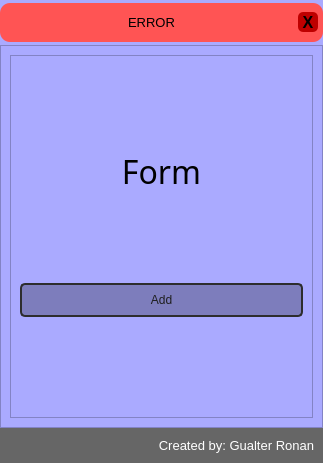
<?xml version="1.0" encoding="UTF-8"?>
<ui version="4.0">
 <class>MainWindow</class>
 <widget class="QMainWindow" name="MainWindow">
  <property name="geometry">
   <rect>
    <x>0</x>
    <y>0</y>
    <width>323</width>
    <height>463</height>
   </rect>
  </property>
  <property name="minimumSize">
   <size>
    <width>323</width>
    <height>456</height>
   </size>
  </property>
  <property name="windowTitle">
   <string>DA Add</string>
  </property>
  <property name="windowIcon">
   <iconset resource="../Icon/rc.qrc">
    <normaloff>:/icon/document.png</normaloff>:/icon/document.png</iconset>
  </property>
  <property name="styleSheet">
   <string notr="true">background-color: rgb(214, 214, 214);</string>
  </property>
  <widget class="QWidget" name="centralwidget">
   <layout class="QVBoxLayout" name="verticalLayout">
    <property name="spacing">
     <number>0</number>
    </property>
    <property name="leftMargin">
     <number>0</number>
    </property>
    <property name="topMargin">
     <number>0</number>
    </property>
    <property name="rightMargin">
     <number>0</number>
    </property>
    <property name="bottomMargin">
     <number>0</number>
    </property>
    <item>
     <widget class="QFrame" name="top_bar">
      <property name="minimumSize">
       <size>
        <width>0</width>
        <height>34</height>
       </size>
      </property>
      <property name="maximumSize">
       <size>
        <width>16777215</width>
        <height>45</height>
       </size>
      </property>
      <property name="styleSheet">
       <string notr="true">background-color: rgb(170, 170, 255);</string>
      </property>
      <property name="frameShape">
       <enum>QFrame::NoFrame</enum>
      </property>
      <property name="frameShadow">
       <enum>QFrame::Raised</enum>
      </property>
      <layout class="QHBoxLayout" name="horizontalLayout_2">
       <property name="spacing">
        <number>0</number>
       </property>
       <property name="leftMargin">
        <number>0</number>
       </property>
       <property name="topMargin">
        <number>3</number>
       </property>
       <property name="rightMargin">
        <number>0</number>
       </property>
       <property name="bottomMargin">
        <number>3</number>
       </property>
       <item>
        <widget class="QFrame" name="frame_erro">
         <property name="maximumSize">
          <size>
           <width>550</width>
           <height>16777215</height>
          </size>
         </property>
         <property name="styleSheet">
          <string notr="true">background-color: rgb(255, 84, 84);
border-radius: 10px;</string>
         </property>
         <property name="frameShape">
          <enum>QFrame::NoFrame</enum>
         </property>
         <property name="frameShadow">
          <enum>QFrame::Raised</enum>
         </property>
         <layout class="QHBoxLayout" name="horizontalLayout_3">
          <property name="spacing">
           <number>0</number>
          </property>
          <property name="leftMargin">
           <number>5</number>
          </property>
          <property name="topMargin">
           <number>0</number>
          </property>
          <property name="rightMargin">
           <number>5</number>
          </property>
          <property name="bottomMargin">
           <number>0</number>
          </property>
          <item>
           <widget class="QLabel" name="label_erro">
            <property name="font">
             <font>
              <family>Segoe UI</family>
              <pointsize>10</pointsize>
             </font>
            </property>
            <property name="text">
             <string>ERROR</string>
            </property>
            <property name="alignment">
             <set>Qt::AlignCenter</set>
            </property>
           </widget>
          </item>
          <item>
           <widget class="QPushButton" name="bt_cl_popup">
            <property name="maximumSize">
             <size>
              <width>20</width>
              <height>20</height>
             </size>
            </property>
            <property name="font">
             <font>
              <pointsize>12</pointsize>
              <weight>75</weight>
              <bold>true</bold>
             </font>
            </property>
            <property name="cursor">
             <cursorShape>PointingHandCursor</cursorShape>
            </property>
            <property name="styleSheet">
             <string notr="true">QPushButton {
	border-radius: 5px;
	
	background-image: url(:/close/close_icon.png);
	background-position: center;
	background-color: rgb(190, 0, 0);
}
QPushButton:hover{
	color: rgb(255, 255, 255);
	background-color: rgb(165, 0, 0);
}
QPushButton:pressed {
	color: rgb(255, 255, 255);
	background-color: rgb(190, 0, 0);
}</string>
            </property>
            <property name="text">
             <string>X</string>
            </property>
           </widget>
          </item>
         </layout>
        </widget>
       </item>
      </layout>
     </widget>
    </item>
    <item>
     <widget class="QFrame" name="frame_home">
      <property name="styleSheet">
       <string notr="true">background-color: rgb(170, 170, 255);</string>
      </property>
      <property name="frameShape">
       <enum>QFrame::StyledPanel</enum>
      </property>
      <property name="frameShadow">
       <enum>QFrame::Raised</enum>
      </property>
      <layout class="QHBoxLayout" name="horizontalLayout">
       <item>
        <widget class="QFrame" name="frame_form10k">
         <property name="maximumSize">
          <size>
           <width>16777215</width>
           <height>666</height>
          </size>
         </property>
         <property name="styleSheet">
          <string notr="true">QLineEdit {
	border: 2px solid rgb(125, 125, 188);
	border-radius: 5px;
	background-color: rgb(255, 255, 255);
	color: rgb(0, 0, 0);
	padding: 8px;
}
QLineEdit:hover {
	border: 2px solid rgb(45, 45, 45);
	color: rgb(0, 0, 0);
}
QLineEdit:focus {
	border: 2px solid rgb(45, 45, 45);
	color: rgb(0, 0, 0);
}


QPushButton {
	border: 2px solid rgb(45, 45, 45);
	border-radius: 5px;
	background-color: rgb(125, 125, 188);
	color: rgb(30, 30, 30);
	padding: 8px;
}
QPushButton:hover {
	border: 2px solid rgb(200, 200, 200);
	color: rgb(200, 200, 200);
}
QPushButton:pressed {
	border: 2px solid rgb(45, 45, 45);
	color: rgb(30, 30, 30);
	background-color: rgb(97, 97, 145);
}


QListWidget {
	border: 2px solid rgb(125, 125, 188);
	border-radius: 5px;
	background-color: rgb(255, 255, 255);
	color: rgb(0, 0, 0);
	padding: 8px;
}
QListWidget:hover {
	border: 2px solid rgb(45, 45, 45);
	color: rgb(200, 200, 200);
}
QListWidget:item:focus {
	border: 2px solid rgb(125, 125, 188);
	color: rgb(200, 200, 200);
    background-color: rgb(125, 125, 188)
}


QRadioButton:indicator {
	border: 3px solid rgb(100, 100, 100);
	border-radius: 5px;
	width: 10px;
	height: 10px;
	background-color: rgb(135, 135, 135);
}
QRadioButton:indicator:checked {
	border: 2px solid rgb(45, 45, 45);
	background-color: rgb(255, 255, 255);
}
</string>
         </property>
         <property name="frameShape">
          <enum>QFrame::StyledPanel</enum>
         </property>
         <property name="frameShadow">
          <enum>QFrame::Raised</enum>
         </property>
         <layout class="QVBoxLayout" name="verticalLayout_5">
          <item>
           <widget class="QLabel" name="label_3">
            <property name="maximumSize">
             <size>
              <width>16777215</width>
              <height>34</height>
             </size>
            </property>
            <property name="font">
             <font>
              <family>Bahnschrift SemiCondensed</family>
              <pointsize>24</pointsize>
              <weight>50</weight>
              <bold>false</bold>
             </font>
            </property>
            <property name="layoutDirection">
             <enum>Qt::LeftToRight</enum>
            </property>
            <property name="text">
             <string>Form</string>
            </property>
            <property name="alignment">
             <set>Qt::AlignCenter</set>
            </property>
           </widget>
          </item>
          <item>
           <widget class="QPushButton" name="bt_add">
            <property name="text">
             <string>Add</string>
            </property>
           </widget>
          </item>
         </layout>
        </widget>
       </item>
      </layout>
     </widget>
    </item>
    <item>
     <widget class="QFrame" name="bottom">
      <property name="maximumSize">
       <size>
        <width>16777215</width>
        <height>35</height>
       </size>
      </property>
      <property name="styleSheet">
       <string notr="true">background-color: rgb(102, 102, 102);</string>
      </property>
      <property name="frameShape">
       <enum>QFrame::NoFrame</enum>
      </property>
      <property name="frameShadow">
       <enum>QFrame::Raised</enum>
      </property>
      <layout class="QVBoxLayout" name="verticalLayout_2">
       <item>
        <widget class="QLabel" name="label_credits">
         <property name="font">
          <font>
           <pointsize>10</pointsize>
          </font>
         </property>
         <property name="styleSheet">
          <string notr="true">color: rgb(255, 255, 255);</string>
         </property>
         <property name="text">
          <string>Created by: Gualter Ronan</string>
         </property>
         <property name="alignment">
          <set>Qt::AlignRight|Qt::AlignTrailing|Qt::AlignVCenter</set>
         </property>
        </widget>
       </item>
      </layout>
     </widget>
    </item>
   </layout>
  </widget>
 </widget>
 <resources>
  <include location="../Icon/rc.qrc"/>
 </resources>
 <connections/>
</ui>
